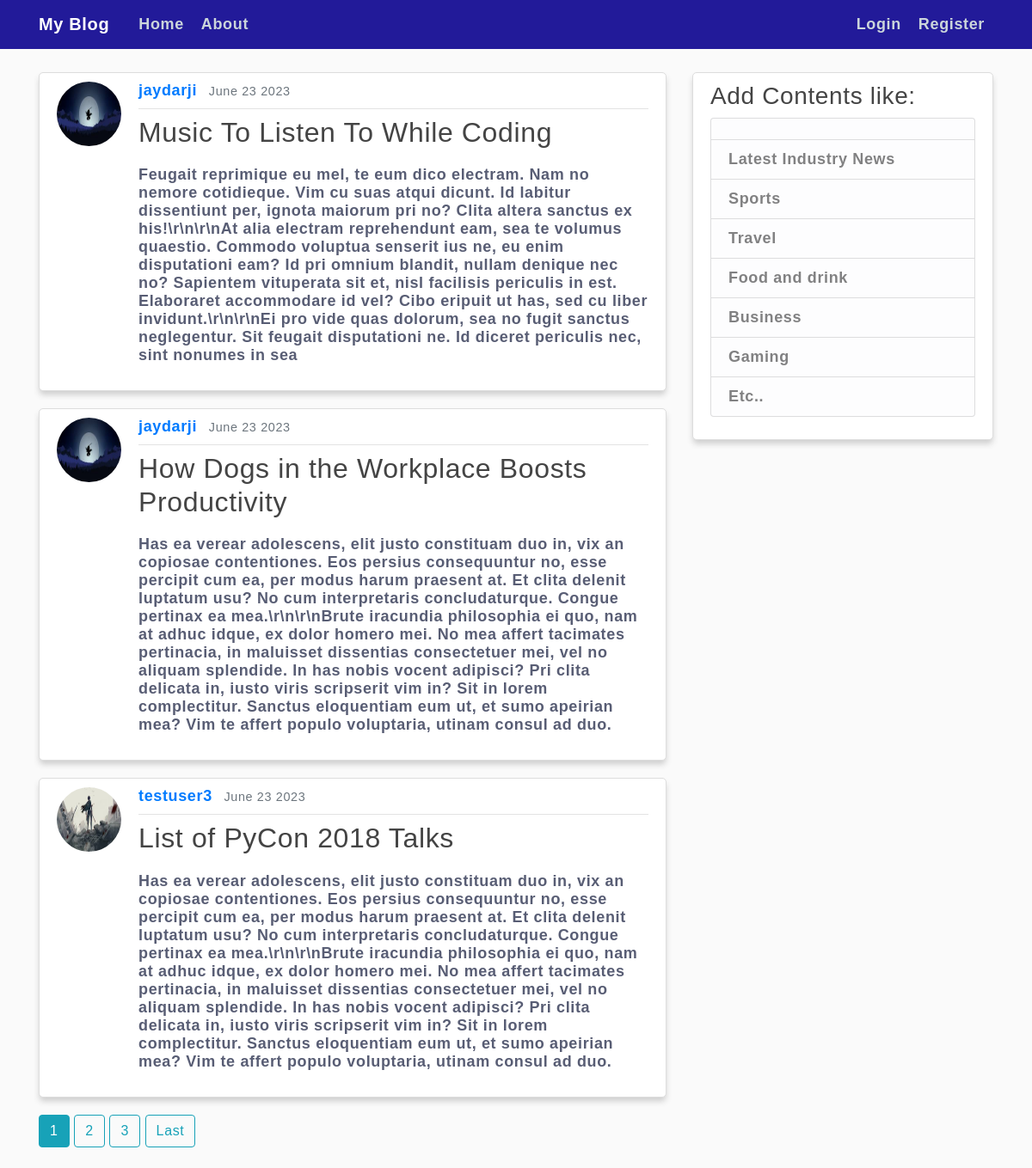
The page / on the database its author committed.
### blog/models.py (models this page shows, shortened)
class Post(models.Model):
    title = models.CharField(max_length = 100)
    content = models.TextField()
    date = models.DateTimeField(default=timezone.now)
    author = models.ForeignKey(User, on_delete=models.CASCADE)

### users/models.py (models this page shows, shortened)
class Profile(models.Model):
    user = models.OneToOneField(User , on_delete=models.CASCADE)
    image = models.ImageField(default='default.jpg', upload_to='profile_pics')

### blog/views.py (the view)
# urls.py: path('', PostListView.as_view() , name='Blog-home'),
class PostListView(ListView):
    model = Post
    template_name='blog/home.html'
    context_object_name='data'
    ordering = [ '-date' ]
    paginate_by = 3

### blog/templates/blog/home.html (shortened to what this page needs)
{% extends "blog/base.html" %}
{% block content %}
              {% for post in data %}
            <article class="media content-section">
                <img class="rounded-circle article-img" src = '{{ post.author.profile.image.url }}'>
                <div class="media-body">
                    <div class="article-metadata">
                        <a class="mr-2" href="{% url 'user-posts' post.author.username %}">{{ post.author }}</a>
                        <small class="text-muted">{{ post.date|date:"F d Y"}}</small>
                    </div>
                    <h2><a class="article-title" href="{% url 'post-detail' post.id %}">{{ post.title }}</a></h2>
                    <p class="article-content">{{ post.content }}</p>
                </div>
            </article>
                {% endfor %}
                {% if is_paginated %}
                    {% for num in page_obj.paginator.page_range  %}
                        {% if page_obj.number == num %}
                            <a class="btn btn-info mb-4" href="?page={{ num }}"> {{ num }} </a>
                        {% elif num > page_obj.number|add:'-3' and num < page_obj.number|add:'3' %}
                            <a class="btn btn-outline-info mb-4" href="?page={{ num }}"> {{ num }} </a>
                        {% endif %}
                    {% endfor %}
                    {% if page_obj.has_next %}
                        <a class="btn btn-outline-info mb-4" href="?page={{ page_obj.paginator.num_pages }}"> Last </a>
                    {% endif %}
                {% endif %}
{% endblock content %}

### blog/templates/blog/base.html (shortened to what this page needs)
{% load static %}
<!DOCTYPE html>
<html>
    <head>
        <link rel="stylesheet" href="https://cdn.jsdelivr.net/npm/bootstrap@4.0.0/dist/css/bootstrap.min.css">
        <link rel="stylesheet" type="text/css" href="{% static 'blog/main.css' %}">
    </head>
        <body>
            <header class="site-header">
                <nav class="navbar navbar-expand-md navbar-dark bg-steel fixed-top">
                    <div class="container">
                        <a class="navbar-brand mr-4" href="/">My Blog</a>
                        <div class="collapse navbar-collapse" id="navbarToggle">
                            <div class="navbar-nav mr-auto">
                                <a class="nav-item nav-link" href="/">Home</a>
                                <a class="nav-item nav-link" href="/about">About</a>
                            </div>
                            <div class="navbar-nav">
                                {% if user.is_authenticated %}
                                    <a class="nav-item nav-link" href="{% url 'post-create' %}">New Post</a>
                                    <a class="nav-item nav-link" href="{% url 'profile' %}">Profile</a>
                                    <a class="nav-item nav-link" href="{% url 'logout' %}">Logout</a>
                                    {% else %}
                                    <a class="nav-item nav-link" href="{% url 'login' %}">Login</a>
                                    <a class="nav-item nav-link" href="{% url 'register' %}">Register</a>
                                {% endif %}
                            </div>
                        </div>
                    </div>
                </nav>
            </header>
            <main role="main" class="container">
                <div class="row">
                    <div class="col-md-8">
                        {% block content %}{% endblock %}
                    </div>
                    <div class="col-md-4">
                        <div class="content-section">
                            <h3>Add Contents like:</h3>
                            <ul class="list-group">
                                <li class="list-group-item list-group-item-light"> </li>
                                <li class="list-group-item list-group-item-light"> Latest Industry News</li>
                                <li class="list-group-item list-group-item-light">Sports</li>
                                <li class="list-group-item list-group-item-light">Travel </li>
                                <li class="list-group-item list-group-item-light">Food and drink </li>
                                <li class="list-group-item list-group-item-light">Business </li>
                                <li class="list-group-item list-group-item-light">Gaming </li>
                                <li class="list-group-item list-group-item-light">Etc..</li>
                            </ul>
                        </div>
                    </div>
                </div>
            </main>
        </body>
</html>

### blog/static/blog/main.css (style rules this page uses)
body { background: #fafafa; color: #585d74; font: 600 18px 'Source Sans Pro', sans-serif; letter-spacing: 0.64px; margin-top: 4rem; }
h1, h2, h3, h4, h5, h6 { color: #444444; }
ul { margin: 0; }
.bg-steel { background-color: #221a99; }
.site-header .navbar-nav .nav-link { color: #cbd5db; padding:10px; }
.content-section { background: #ffffff; padding: 10px 20px; border: 1px solid #dddddd; border-radius: 5px; margin-bottom: 20px; box-shadow: 0 5px 7px -1px rgba(51, 51, 51, 0.23); margin: 20px auto; }
.article-title { color: #444444; }
.article-content { white-space: pre-line; margin: 20px auto; }
.article-img { height: 75px; width: 75px; margin-right: 20px; }
.article-metadata { padding-bottom: 10px; margin-bottom: 8px; border-bottom: 1px solid #e3e3e3 }

### rows shown on the page
Post: author.profile.image (picture), author "jaydarji", date "June 23 2023", title "Music To Listen To While Coding", content "Feugait reprimique eu mel, te eum dico electram. Nam no nemore cotidieque. Vim cu suas atqui dicunt. Id labitur dissentiunt per, ignota maiorum pri no? Clita altera sanctus ex his!\\r\\n\\r\\nAt alia electram reprehendunt eam, sea te volumus quaestio. Commodo voluptua senserit ius ne, eu enim disputationi eam? Id pri omnium blandit, nullam denique nec no? Sapientem vituperata sit et, nisl facilisis periculis in est. Elaboraret accommodare id vel? Cibo eripuit ut has, sed cu liber invidunt.\\r\\n\\r\\nEi pro vide quas dolorum, sea no fugit sanctus neglegentur. Sit feugait disputationi ne. Id diceret periculis nec, sint nonumes in sea"
Post: author.profile.image (picture), author "jaydarji", date "June 23 2023", title "How Dogs in the Workplace Boosts Productivity", content "Has ea verear adolescens, elit justo constituam duo in, vix an copiosae contentiones. Eos persius consequuntur no, esse percipit cum ea, per modus harum praesent at. Et clita delenit luptatum usu? No cum interpretaris concludaturque. Congue pertinax ea mea.\\r\\n\\r\\nBrute iracundia philosophia ei quo, nam at adhuc idque, ex dolor homero mei. No mea affert tacimates pertinacia, in maluisset dissentias consectetuer mei, vel no aliquam splendide. In has nobis vocent adipisci? Pri clita delicata in, iusto viris scripserit vim in? Sit in lorem complectitur. Sanctus eloquentiam eum ut, et sumo apeirian mea? Vim te affert populo voluptaria, utinam consul ad duo."
Post: author.profile.image (picture), author "testuser3", date "June 23 2023", title "List of PyCon 2018 Talks", content "Has ea verear adolescens, elit justo constituam duo in, vix an copiosae contentiones. Eos persius consequuntur no, esse percipit cum ea, per modus harum praesent at. Et clita delenit luptatum usu? No cum interpretaris concludaturque. Congue pertinax ea mea.\\r\\n\\r\\nBrute iracundia philosophia ei quo, nam at adhuc idque, ex dolor homero mei. No mea affert tacimates pertinacia, in maluisset dissentias consectetuer mei, vel no aliquam splendide. In has nobis vocent adipisci? Pri clita delicata in, iusto viris scripserit vim in? Sit in lorem complectitur. Sanctus eloquentiam eum ut, et sumo apeirian mea? Vim te affert populo voluptaria, utinam consul ad duo."

### other values the page prints
{{ num }} "1"
{{ num }} "2" "3"
